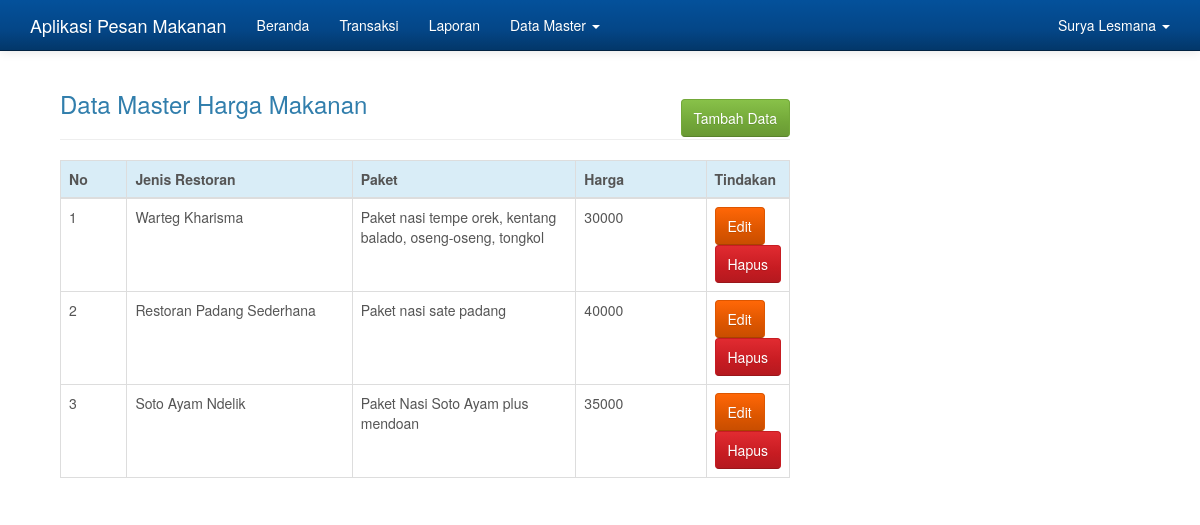
/admin.php?hlm=biaya (signed in), run on the app's committed database.
### tables this page shows
CREATE TABLE IF NOT EXISTS `biaya` (
  `id_biaya` int(10) NOT NULL,
  `jenis` varchar(50) NOT NULL,
  `paket` varchar(100) NOT NULL,
  `biaya` int(10) NOT NULL
);

### biaya.php (the view)
<?php
if( empty( $_SESSION['id_user'] ) ){
	$_SESSION['err'] = '<strong>ERROR!</strong> Anda harus login terlebih dahulu.';
	header('Location: ./');
	die();
} else {
	if( isset( $_REQUEST['aksi'] )){
		$aksi = $_REQUEST['aksi'];
		switch($aksi){
			case 'baru':
				include 'biaya_baru.php';
				break;
			case 'edit':
				include 'biaya_edit.php';
				break;
			case 'hapus':
				include 'biaya_hapus.php';
				break;
		}
	} else {
		echo '
			<div class="container">
			<div class="col-md-8">
				<h3 style="margin-bottom: -20px;">Data Master Harga Makanan</h3>
					<a href="./admin.php?hlm=biaya&aksi=baru" class="btn btn-success btn-s pull-right">Tambah Data</a>
				<br/><hr/>
				<table class="table table-bordered">
				 <thead>
				   <tr class="info">
					 <th width="10%">No</th>
					 <th width="35%">Jenis Restoran</th>
					 <th width="35%">Paket</th>
					 <th width="35%">Harga</th>
					 <th width="20%">Tindakan</th>
				   </tr>
				 </thead>
				 <tbody>';
		 	$sql = mysqli_query($koneksi, "SELECT * FROM biaya");
		 	if(mysqli_num_rows($sql) > 0){
		 		$no = 0;
				 while($row = mysqli_fetch_array($sql)){
	 				$no++;
	 			echo '
				   <tr>
					 <td>'.$no.'</td>
					 <td>'.$row['jenis'].'</td>
					 <td>'.$row['paket'].'</td>
					 <td>'.$row['biaya'].'</td>
					 <td>
					<script type="text/javascript" language="JavaScript">
					  	function konfirmasi(){
						  	tanya = confirm("Anda yakin akan menghapus user ini?");
						  	if (tanya == true) return true;
						  	else return false;
						}
					</script>
					 <a href="?hlm=biaya&aksi=edit&id_biaya='.$row['id_biaya'].'" class="btn btn-warning btn-s">Edit</a>
					 <a href="?hlm=biaya&aksi=hapus&submit=yes&id_biaya='.$row['id_biaya'].'" onclick="return konfirmasi()" class="btn btn-danger btn-s">Hapus</a>
					 </td>';
				}
			} else {
				 echo '<td colspan="8"><center><p class="add">Tidak ada data untuk ditampilkan. <u><a href="?hlm=biaya&aksi=baru">Tambah data baru</a></u> </p></center></td></tr>';
			}
			echo '
			 	</tbody>
			</table>
			</div>
		</div>';
	}
}
?>

### admin.php (shortened to what this page needs)
<?php
if( empty( $_SESSION['id_user'] ) ){
	$_SESSION['err'] = '<strong>ERROR!</strong> Anda harus login terlebih dahulu.';
	header('Location: ./');
	die();
} else {
?>
<!DOCTYPE html>
<html lang="en">
  <head>
    <link href="css/bootstrap.css" rel="stylesheet">
	<link href="css/jquery-ui.min.css" rel="stylesheet">
  </head>
  <body>
    <?php include "menu.php"; ?>
    <div class="container">
	<?php
	if( isset($_REQUEST['hlm'] )){
		$hlm = $_REQUEST['hlm'];
		switch( $hlm ){
			case 'biaya':
				include "biaya.php";
				break;
		}
	}
	?>
    </div>
  </body>
</html>
<?php
}
?>

### menu.php (shortened to what this page needs)
<?php
    if( !empty( $_SESSION['id_user'] ) ){
?>
<div class="navbar navbar-inverse navbar-fixed-top" role="navigation">
  <div class="container">
	<div class="navbar-header">
	  <a class="navbar-brand" href="">Aplikasi Pesan Makanan</a>
	</div>
	<div class="navbar-collapse collapse">
	  <ul class="nav navbar-nav">
		<li><a href="./admin.php">Beranda</a></li>
		<li><a href="./admin.php?hlm=transaksi">Transaksi</a></li>
        <li><a href="?hlm=laporan">Laporan</a></li>
        <?php
        if( $_SESSION['level'] == 1 ){
        ?>
		<li class="dropdown">
		  <a href="#" class="dropdown-toggle" data-toggle="dropdown">Data Master <b class="caret"></b></a>
			<?php
			}
			?>
		</li>
	  </ul>
	  <ul class="nav navbar-nav navbar-right">
		<li class="dropdown">
		  <a href="#" class="dropdown-toggle" data-toggle="dropdown">
			<?php echo $_SESSION['nama']; ?> <b class="caret"></b>
		  </a>
		</li>
	  </ul>
	</div>
  </div>
</div>
<?php
} else {
	header("Location: ./");
	die();
}
?>

### admin.php (style rules this page uses)
body { min-height: 200px; padding-top: 70px; }

### data on the page
biaya: jenis "Warteg Kharisma", paket "Paket nasi tempe orek, kentang balado, oseng-oseng, tongkol", biaya "30000"
biaya: jenis "Restoran Padang Sederhana", paket "Paket nasi sate padang", biaya "40000"
biaya: jenis "Soto Ayam Ndelik", paket "Paket Nasi Soto Ayam plus mendoan", biaya "35000"

### other printed values
$_SESSION['nama'] "Surya Lesmana"
